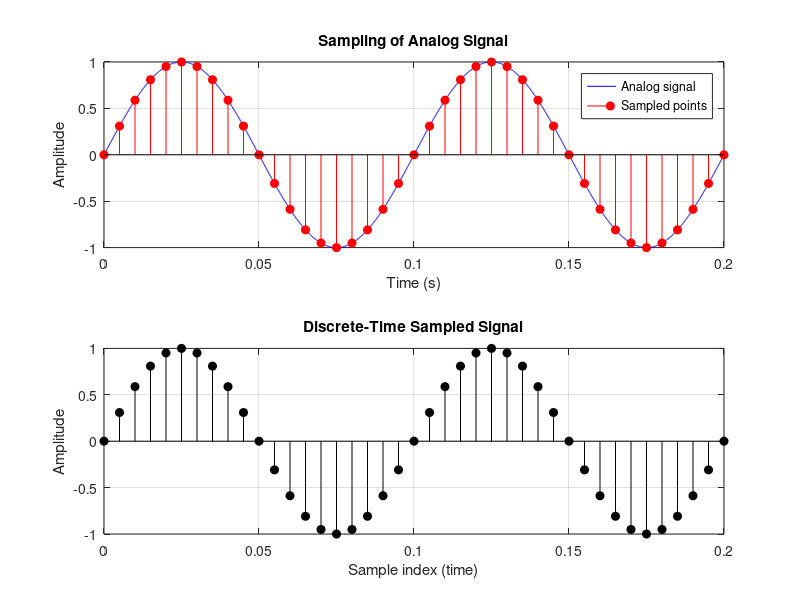
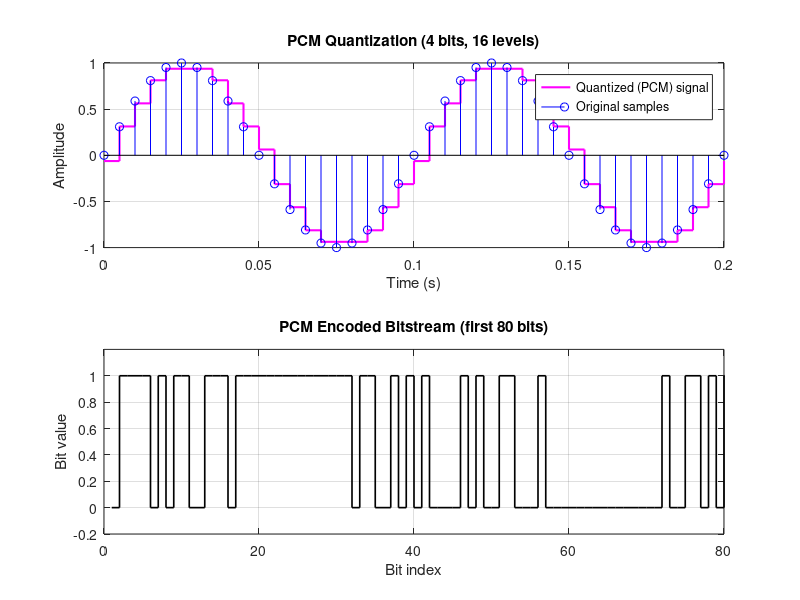
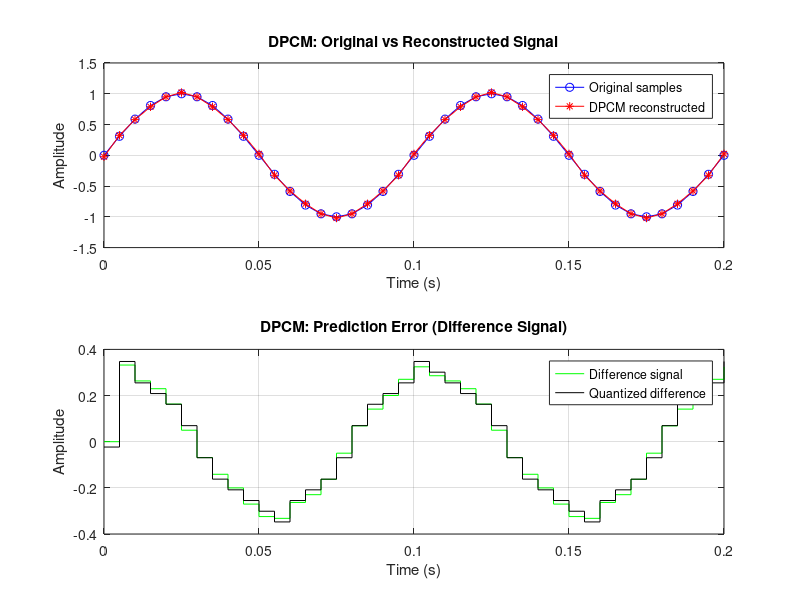
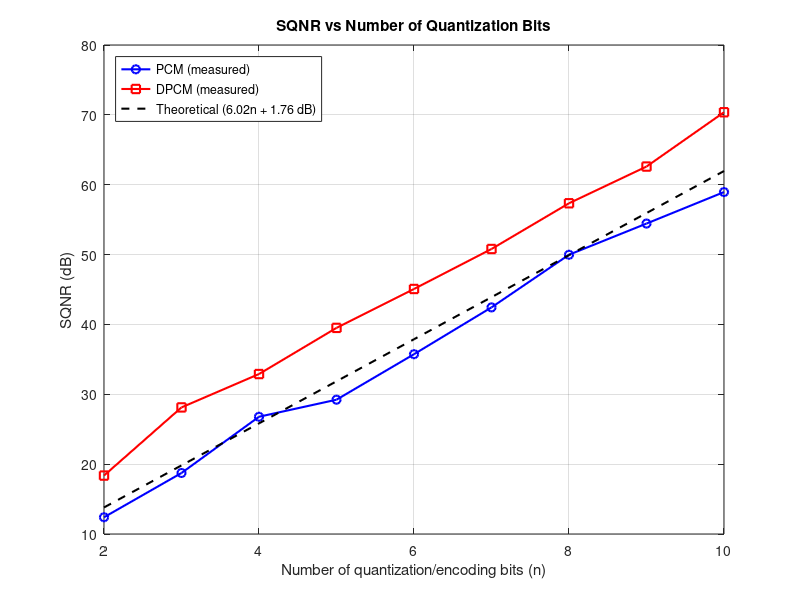

The MATLAB source for these figures, in order:
% =========================================================================
% Experiment: Simulation of Sampling and Quantization using PCM and DPCM
% Tool: GNU Octave
% =========================================================================
clear; clc; close all;

% -------------------------------------------------------------------------
% 0. HELPER FUNCTIONS (self-contained, no extra packages needed)
% -------------------------------------------------------------------------
% my_quantiz: mimics the behaviour of the 'communications' package quantiz()
%   Given input samples, a vector of decision boundaries (partition) and a
%   vector of reconstruction levels (codebook), returns the index of the
%   chosen level and the quantized value for every sample.
function [idx, qval] = my_quantiz(samples, partition, codebook)
    idx  = zeros(size(samples));
    qval = zeros(size(samples));
    for m = 1:numel(samples)
        idx(m) = sum(samples(m) > partition);   % how many boundaries exceeded
        qval(m) = codebook(idx(m) + 1);
    end
end

% my_de2bi: converts decimal indices to a binary matrix (MSB first),
% equivalent to de2bi(x, n, 'left-msb') from the communications package.
function bits = my_de2bi(dec_vals, n)
    bits = zeros(numel(dec_vals), n);
    for m = 1:numel(dec_vals)
        bits(m, :) = bitget(dec_vals(m), n:-1:1);
    end
end

% -------------------------------------------------------------------------
% 1. GENERATE MESSAGE (ANALOG) SIGNAL
% -------------------------------------------------------------------------
fm      = 10;                  % message frequency (Hz)
Am      = 1;                   % message amplitude
Fs_cont = 10000;                % "continuous" time resolution for plotting
t_cont  = 0:1/Fs_cont:0.2;      % analog time axis
x_analog = Am*sin(2*pi*fm*t_cont);

% -------------------------------------------------------------------------
% 2. SAMPLING
% -------------------------------------------------------------------------
Fs = 200;                       % sampling frequency (Hz), > 2*fm (Nyquist)
Ts = 1/Fs;
t_sample = 0:Ts:0.2;
x_sample = Am*sin(2*pi*fm*t_sample);

figure;
subplot(2,1,1);
plot(t_cont, x_analog, 'b'); hold on;
stem(t_sample, x_sample, 'r', 'filled');
xlabel('Time (s)'); ylabel('Amplitude');
title('Sampling of Analog Signal');
legend('Analog signal','Sampled points');
grid on;

subplot(2,1,2);
stem(t_sample, x_sample, 'k', 'filled');
xlabel('Sample index (time)'); ylabel('Amplitude');
title('Discrete-Time Sampled Signal');
grid on;

% -------------------------------------------------------------------------
% 3. PCM QUANTIZATION
% -------------------------------------------------------------------------
n_bits = 4;                     % number of bits per sample
L = 2^n_bits;                   % number of quantization levels

Vmax =  Am;
Vmin = -Am;
delta = (Vmax - Vmin)/L;        % step size

% Uniform mid-rise quantizer
partition  = Vmin+delta : delta : Vmax-delta;   % decision boundaries
codebook   = Vmin+delta/2 : delta : Vmax-delta/2; % reconstruction levels

[index_pcm, x_pcm_quant] = my_quantiz(x_sample, partition, codebook);

% Convert quantizer index to binary PCM codewords
pcm_bits = my_de2bi(index_pcm, n_bits);
pcm_bitstream = reshape(pcm_bits.', 1, []);   % serial bit stream

figure;
subplot(2,1,1);
stairs(t_sample, x_pcm_quant, 'm', 'LineWidth', 1.5); hold on;
stem(t_sample, x_sample, 'b');
xlabel('Time (s)'); ylabel('Amplitude');
title(sprintf('PCM Quantization (%d bits, %d levels)', n_bits, L));
legend('Quantized (PCM) signal','Original samples');
grid on;

subplot(2,1,2);
stairs(pcm_bitstream, 'k', 'LineWidth', 1.2);
axis([0 80 -0.2 1.2]);
xlabel('Bit index'); ylabel('Bit value');
title('PCM Encoded Bitstream (first 80 bits)');
grid on;

% Quantization error and SQNR for PCM
error_pcm = x_sample - x_pcm_quant;
signal_power = mean(x_sample.^2);
noise_power_pcm = mean(error_pcm.^2);
SQNR_pcm_dB = 10*log10(signal_power/noise_power_pcm);
fprintf('--- PCM Results ---\n');
fprintf('Bits/sample     : %d\n', n_bits);
fprintf('Levels          : %d\n', L);
fprintf('Step size (delta): %.4f\n', delta);
fprintf('Measured SQNR   : %.2f dB\n', SQNR_pcm_dB);
fprintf('Theoretical SQNR: %.2f dB\n\n', 6.02*n_bits + 1.76);

% -------------------------------------------------------------------------
% 4. DPCM (DIFFERENTIAL PCM)
% -------------------------------------------------------------------------
% DPCM quantizes the DIFFERENCE between the current sample and a
% predicted value (here, a simple 1st-order predictor = previous
% reconstructed sample).

N = length(x_sample);
x_dpcm_recon = zeros(1, N);   % reconstructed signal at receiver
pred = zeros(1, N);           % predicted value
d = zeros(1, N);              % difference (prediction error) signal
d_quant = zeros(1, N);        % quantized difference

% Use a finer quantizer for the smaller-range difference signal
d_range = max(abs(diff(x_sample))) * 1.2;   % estimate range of differences
delta_d = 2*d_range / L;
partition_d = -d_range+delta_d : delta_d : d_range-delta_d;
codebook_d  = -d_range+delta_d/2 : delta_d : d_range-delta_d/2;

for k = 1:N
    if k == 1
        pred(k) = 0;                 % initial prediction
    else
        pred(k) = x_dpcm_recon(k-1); % predictor = previous reconstruction
    end
    d(k) = x_sample(k) - pred(k);              % prediction error
    [~, d_quant(k)] = my_quantiz(d(k), partition_d, codebook_d); % quantize error
    x_dpcm_recon(k) = pred(k) + d_quant(k);    % reconstruct signal
end

figure;
subplot(2,1,1);
plot(t_sample, x_sample, 'b-o'); hold on;
plot(t_sample, x_dpcm_recon, 'r-*');
xlabel('Time (s)'); ylabel('Amplitude');
title('DPCM: Original vs Reconstructed Signal');
legend('Original samples','DPCM reconstructed');
grid on;

subplot(2,1,2);
stairs(t_sample, d, 'g'); hold on;
stairs(t_sample, d_quant, 'k');
xlabel('Time (s)'); ylabel('Amplitude');
title('DPCM: Prediction Error (Difference Signal)');
legend('Difference signal','Quantized difference');
grid on;

% Quantization error and SQNR for DPCM
error_dpcm = x_sample - x_dpcm_recon;
noise_power_dpcm = mean(error_dpcm.^2);
SQNR_dpcm_dB = 10*log10(signal_power/noise_power_dpcm);
fprintf('--- DPCM Results ---\n');
fprintf('Bits/sample (for difference signal): %d\n', n_bits);
fprintf('Measured SQNR : %.2f dB\n\n', SQNR_dpcm_dB);

% -------------------------------------------------------------------------
% 5. COMPARISON
% -------------------------------------------------------------------------
fprintf('--- Comparison ---\n');
fprintf('PCM  SQNR : %.2f dB\n', SQNR_pcm_dB);
fprintf('DPCM SQNR : %.2f dB\n', SQNR_dpcm_dB);
if SQNR_dpcm_dB > SQNR_pcm_dB
    fprintf('=> DPCM performs better for this correlated (sinusoidal) signal.\n');
else
    fprintf('=> PCM performs better for this signal.\n');
end

% -------------------------------------------------------------------------
% 6. SQNR vs NUMBER OF QUANTIZATION/ENCODING BITS
% -------------------------------------------------------------------------
% Sweep bit depth and recompute SQNR for PCM, DPCM, and the theoretical
% formula, then plot all three together.

bits_range = 2:1:10;                 % bit depths to test
SQNR_pcm_sweep  = zeros(size(bits_range));
SQNR_dpcm_sweep = zeros(size(bits_range));
SQNR_theory_sweep = 6.02*bits_range + 1.76;

for b_idx = 1:length(bits_range)
    nb = bits_range(b_idx);
    Lb = 2^nb;

    % ---- PCM quantizer for this bit depth ----
    delta_b = (Vmax - Vmin)/Lb;
    partition_b = Vmin+delta_b : delta_b : Vmax-delta_b;
    codebook_b  = Vmin+delta_b/2 : delta_b : Vmax-delta_b/2;
    [~, x_pcm_b] = my_quantiz(x_sample, partition_b, codebook_b);

    err_pcm_b = x_sample - x_pcm_b;
    SQNR_pcm_sweep(b_idx) = 10*log10(signal_power/mean(err_pcm_b.^2));

    % ---- DPCM quantizer for this bit depth ----
    delta_db = 2*d_range / Lb;
    partition_db = -d_range+delta_db : delta_db : d_range-delta_db;
    codebook_db  = -d_range+delta_db/2 : delta_db : d_range-delta_db/2;

    x_dpcm_b = zeros(1, N);
    for k = 1:N
        if k == 1
            pred_b = 0;
        else
            pred_b = x_dpcm_b(k-1);
        end
        diff_b = x_sample(k) - pred_b;
        [~, diff_q_b] = my_quantiz(diff_b, partition_db, codebook_db);
        x_dpcm_b(k) = pred_b + diff_q_b;
    end

    err_dpcm_b = x_sample - x_dpcm_b;
    SQNR_dpcm_sweep(b_idx) = 10*log10(signal_power/mean(err_dpcm_b.^2));
end

figure;
plot(bits_range, SQNR_pcm_sweep,   'b-o', 'LineWidth', 1.5); hold on;
plot(bits_range, SQNR_dpcm_sweep,  'r-s', 'LineWidth', 1.5);
plot(bits_range, SQNR_theory_sweep,'k--', 'LineWidth', 1.5);
xlabel('Number of quantization/encoding bits (n)');
ylabel('SQNR (dB)');
title('SQNR vs Number of Quantization Bits');
legend('PCM (measured)', 'DPCM (measured)', ...
       'Theoretical (6.02n + 1.76 dB)', 'Location', 'northwest');
grid on;

fprintf('--- SQNR vs Bits Table ---\n');
fprintf('%6s %12s %12s %12s\n', 'Bits', 'PCM(dB)', 'DPCM(dB)', 'Theory(dB)');
for b_idx = 1:length(bits_range)
    fprintf('%6d %12.2f %12.2f %12.2f\n', bits_range(b_idx), ...
            SQNR_pcm_sweep(b_idx), SQNR_dpcm_sweep(b_idx), SQNR_theory_sweep(b_idx));
end
